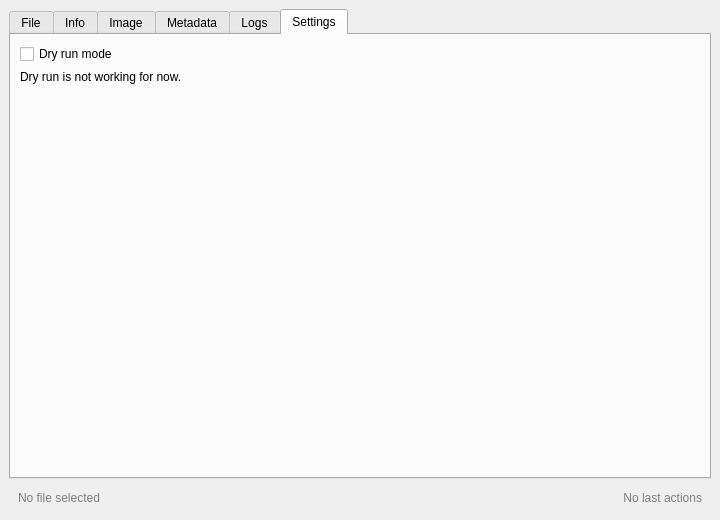
<?xml version="1.0" encoding="UTF-8"?>
<ui version="4.0">
 <class>MainWindow</class>
 <widget class="QMainWindow" name="MainWindow">
  <property name="geometry">
   <rect>
    <x>0</x>
    <y>0</y>
    <width>720</width>
    <height>520</height>
   </rect>
  </property>
  <property name="minimumSize">
   <size>
    <width>20</width>
    <height>0</height>
   </size>
  </property>
  <property name="windowTitle">
   <string>SinCleaner</string>
  </property>
  <widget class="QWidget" name="centralwidget">
   <layout class="QVBoxLayout" name="mainLayout">
    <item>
     <widget class="QTabWidget" name="tabWidget">
      <property name="currentIndex">
       <number>5</number>
      </property>
      <widget class="QWidget" name="tabFile">
       <attribute name="title">
        <string>File</string>
       </attribute>
       <layout class="QVBoxLayout">
        <item>
         <widget class="QPushButton" name="btnSelectFile">
          <property name="text">
           <string>Choose File</string>
          </property>
         </widget>
        </item>
        <item>
         <widget class="QGroupBox" name="groupBox">
          <property name="title">
           <string>Image Preview</string>
          </property>
          <layout class="QVBoxLayout">
           <item>
            <widget class="QLabel" name="labelImagePreview">
             <property name="minimumSize">
              <size>
               <width>200</width>
               <height>200</height>
              </size>
             </property>
             <property name="styleSheet">
              <string>border: 1px dashed gray; color: gray;</string>
             </property>
             <property name="text">
              <string>Image only</string>
             </property>
             <property name="alignment">
              <set>Qt::AlignmentFlag::AlignCenter</set>
             </property>
            </widget>
           </item>
          </layout>
         </widget>
        </item>
        <item>
         <widget class="QLabel" name="label">
          <property name="text">
           <string>Naming style:</string>
          </property>
         </widget>
        </item>
        <item>
         <widget class="QComboBox" name="comboNamingStyle">
          <item>
           <property name="text">
            <string>camelCase</string>
           </property>
          </item>
          <item>
           <property name="text">
            <string>snake_case</string>
           </property>
          </item>
          <item>
           <property name="text">
            <string>kebab-case</string>
           </property>
          </item>
          <item>
           <property name="text">
            <string>PascalCase</string>
           </property>
          </item>
          <item>
           <property name="text">
            <string>UPPER_CASE</string>
           </property>
          </item>
         </widget>
        </item>
        <item>
         <widget class="QPushButton" name="btnRenameFile">
          <property name="text">
           <string>Rename file</string>
          </property>
         </widget>
        </item>
        <item>
         <spacer>
          <property name="orientation">
           <enum>Qt::Orientation::Vertical</enum>
          </property>
          <property name="sizeHint" stdset="0">
           <size>
            <width>0</width>
            <height>0</height>
           </size>
          </property>
         </spacer>
        </item>
       </layout>
      </widget>
      <widget class="QWidget" name="tabInfo">
       <attribute name="title">
        <string>Info</string>
       </attribute>
       <layout class="QVBoxLayout">
        <item>
         <widget class="QTextEdit" name="textInfo">
          <property name="readOnly">
           <bool>true</bool>
          </property>
         </widget>
        </item>
       </layout>
      </widget>
      <widget class="QWidget" name="tabImage">
       <attribute name="title">
        <string>Image</string>
       </attribute>
       <layout class="QVBoxLayout">
        <item>
         <widget class="QScrollArea" name="scrollImage">
          <property name="styleSheet">
           <string>
            QScrollArea,
            QScrollArea &gt; QWidget,
            QScrollArea &gt; QWidget &gt; QWidget {
                background: transparent;
            }
           </string>
          </property>
          <property name="frameShape">
           <enum>QFrame::Shape::NoFrame</enum>
          </property>
          <property name="widgetResizable">
           <bool>true</bool>
          </property>
          <widget class="QWidget" name="scrollImageContent">
           <property name="geometry">
            <rect>
             <x>0</x>
             <y>0</y>
             <width>666</width>
             <height>454</height>
            </rect>
           </property>
           <layout class="QVBoxLayout" name="imageLayout">
            <item>
             <widget class="QGroupBox" name="groupBox">
              <property name="title">
               <string>Resize</string>
              </property>
              <layout class="QFormLayout">
               <item row="0" column="0">
                <widget class="QLabel" name="label">
                 <property name="text">
                  <string>Width:</string>
                 </property>
                </widget>
               </item>
               <item row="0" column="1">
                <widget class="QSpinBox" name="spinWidth"/>
               </item>
               <item row="1" column="0">
                <widget class="QLabel" name="label">
                 <property name="text">
                  <string>Height:</string>
                 </property>
                </widget>
               </item>
               <item row="1" column="1">
                <widget class="QSpinBox" name="spinHeight"/>
               </item>
               <item row="2" column="1">
                <widget class="QPushButton" name="btnResize">
                 <property name="text">
                  <string>Resize</string>
                 </property>
                </widget>
               </item>
              </layout>
             </widget>
            </item>
            <item>
             <widget class="QGroupBox" name="groupBox">
              <property name="title">
               <string>Aspect Ratio</string>
              </property>
              <layout class="QFormLayout">
               <item row="0" column="0">
                <widget class="QLabel" name="label">
                 <property name="text">
                  <string>Mode:</string>
                 </property>
                </widget>
               </item>
               <item row="0" column="1">
                <widget class="QComboBox" name="comboAspectRatio">
                 <item>
                  <property name="text">
                   <string>1:1</string>
                  </property>
                 </item>
                 <item>
                  <property name="text">
                   <string>4:3</string>
                  </property>
                 </item>
                 <item>
                  <property name="text">
                   <string>16:9</string>
                  </property>
                 </item>
                 <item>
                  <property name="text">
                   <string>Custom</string>
                  </property>
                 </item>
                </widget>
               </item>
               <item row="1" column="0">
                <widget class="QLabel" name="labelAspectCustom">
                 <property name="visible">
                  <bool>false</bool>
                 </property>
                 <property name="text">
                  <string>Custom ratio:</string>
                 </property>
                </widget>
               </item>
               <item row="1" column="1">
                <layout class="QHBoxLayout">
                 <item>
                  <widget class="QSpinBox" name="spinAspectW">
                   <property name="visible">
                    <bool>false</bool>
                   </property>
                   <property name="minimum">
                    <number>1</number>
                   </property>
                  </widget>
                 </item>
                 <item>
                  <widget class="QLabel" name="labelAspectColon">
                   <property name="sizePolicy">
                    <sizepolicy hsizetype="Minimum" vsizetype="Preferred">
                     <horstretch>0</horstretch>
                     <verstretch>0</verstretch>
                    </sizepolicy>
                   </property>
                   <property name="maximumSize">
                    <size>
                     <width>20</width>
                     <height>16777215</height>
                    </size>
                   </property>
                   <property name="visible">
                    <bool>false</bool>
                   </property>
                   <property name="text">
                    <string>:</string>
                   </property>
                   <property name="alignment">
                    <set>Qt::AlignmentFlag::AlignCenter</set>
                   </property>
                  </widget>
                 </item>
                 <item>
                  <widget class="QSpinBox" name="spinAspectH">
                   <property name="visible">
                    <bool>false</bool>
                   </property>
                   <property name="minimum">
                    <number>1</number>
                   </property>
                  </widget>
                 </item>
                </layout>
               </item>
               <item row="2" column="1">
                <widget class="QPushButton" name="btnChangeAspectRatio">
                 <property name="text">
                  <string>Change aspect ratio</string>
                 </property>
                </widget>
               </item>
              </layout>
             </widget>
            </item>
            <item>
             <widget class="QGroupBox" name="groupBox">
              <property name="title">
               <string>Convert</string>
              </property>
              <layout class="QFormLayout" name="formLayout">
               <item row="1" column="0">
                <widget class="QLabel" name="label_2">
                 <property name="text">
                  <string>Format:</string>
                 </property>
                </widget>
               </item>
               <item row="1" column="1">
                <widget class="QComboBox" name="comboFormat">
                 <item>
                  <property name="text">
                   <string>PNG</string>
                  </property>
                 </item>
                 <item>
                  <property name="text">
                   <string>JPG</string>
                  </property>
                 </item>
                 <item>
                  <property name="text">
                   <string>WEBP</string>
                  </property>
                 </item>
                </widget>
               </item>
               <item row="2" column="1">
                <widget class="QPushButton" name="btnConvert">
                 <property name="text">
                  <string>Convert</string>
                 </property>
                </widget>
               </item>
              </layout>
             </widget>
            </item>
            <item>
             <widget class="QGroupBox" name="groupBox">
              <property name="title">
               <string>Compression</string>
              </property>
              <layout class="QFormLayout">
               <item row="0" column="0">
                <widget class="QLabel" name="label">
                 <property name="text">
                  <string>Quality:</string>
                 </property>
                </widget>
               </item>
               <item row="0" column="1">
                <widget class="QSpinBox" name="spinQuality"/>
               </item>
               <item row="1" column="1">
                <widget class="QPushButton" name="btnCompress">
                 <property name="text">
                  <string>Compress Image</string>
                 </property>
                </widget>
               </item>
              </layout>
             </widget>
            </item>
            <item>
             <spacer>
              <property name="orientation">
               <enum>Qt::Orientation::Vertical</enum>
              </property>
              <property name="sizeHint" stdset="0">
               <size>
                <width>0</width>
                <height>0</height>
               </size>
              </property>
             </spacer>
            </item>
           </layout>
          </widget>
         </widget>
        </item>
       </layout>
      </widget>
      <widget class="QWidget" name="tabMetadata">
       <attribute name="title">
        <string>Metadata</string>
       </attribute>
       <layout class="QVBoxLayout">
        <item>
         <widget class="QTextEdit" name="textMetadata">
          <property name="readOnly">
           <bool>true</bool>
          </property>
         </widget>
        </item>
        <item>
         <layout class="QHBoxLayout">
          <item>
           <widget class="QPushButton" name="btnClearMetadata">
            <property name="text">
             <string>Clear metadata</string>
            </property>
           </widget>
          </item>
          <item>
           <widget class="QPushButton" name="btnViewMetadataFull">
            <property name="text">
             <string>View full metadata</string>
            </property>
           </widget>
          </item>
         </layout>
        </item>
       </layout>
      </widget>
      <widget class="QWidget" name="tabLogs">
       <attribute name="title">
        <string>Logs</string>
       </attribute>
       <layout class="QVBoxLayout">
        <item>
         <widget class="QTextEdit" name="textLogs">
          <property name="readOnly">
           <bool>true</bool>
          </property>
         </widget>
        </item>
        <item>
         <layout class="QHBoxLayout">
          <item>
           <widget class="QPushButton" name="btnOpenLogs">
            <property name="text">
             <string>Open log folder</string>
            </property>
           </widget>
          </item>
          <item>
           <spacer>
            <property name="orientation">
             <enum>Qt::Orientation::Horizontal</enum>
            </property>
            <property name="sizeHint" stdset="0">
             <size>
              <width>0</width>
              <height>0</height>
             </size>
            </property>
           </spacer>
          </item>
          <item>
           <widget class="QPushButton" name="btnClearLogs">
            <property name="text">
             <string>Clear logs</string>
            </property>
           </widget>
          </item>
         </layout>
        </item>
       </layout>
      </widget>
      <widget class="QWidget" name="tabSettings">
       <attribute name="title">
        <string>Settings</string>
       </attribute>
       <layout class="QVBoxLayout">
        <item>
         <widget class="QCheckBox" name="checkDryRun">
          <property name="text">
           <string>Dry run mode</string>
          </property>
         </widget>
        </item>
        <item>
         <widget class="QLabel" name="label_3">
          <property name="text">
           <string>Dry run is not working for now.</string>
          </property>
         </widget>
        </item>
        <item>
         <spacer>
          <property name="orientation">
           <enum>Qt::Orientation::Vertical</enum>
          </property>
          <property name="sizeHint" stdset="0">
           <size>
            <width>0</width>
            <height>0</height>
           </size>
          </property>
         </spacer>
        </item>
       </layout>
      </widget>
     </widget>
    </item>
    <item>
     <layout class="QHBoxLayout" name="bottomStatusLayout">
      <item>
       <widget class="QLabel" name="labelCurrentFile">
        <property name="sizePolicy">
         <sizepolicy hsizetype="Expanding" vsizetype="Preferred">
          <horstretch>0</horstretch>
          <verstretch>0</verstretch>
         </sizepolicy>
        </property>
        <property name="styleSheet">
         <string>color: gray; padding: 6px;</string>
        </property>
        <property name="text">
         <string>No file selected</string>
        </property>
       </widget>
      </item>
      <item>
       <widget class="QLabel" name="labelLastAction">
        <property name="minimumSize">
         <size>
          <width>220</width>
          <height>0</height>
         </size>
        </property>
        <property name="styleSheet">
         <string notr="true">color: grey; padding: 6px;</string>
        </property>
        <property name="text">
         <string>No last actions</string>
        </property>
        <property name="alignment">
         <set>Qt::AlignmentFlag::AlignRight</set>
        </property>
       </widget>
      </item>
     </layout>
    </item>
   </layout>
  </widget>
 </widget>
 <resources/>
 <connections/>
</ui>
